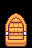

The image is a tile-based game level rendered from a .tmx file. Its description and complete source (layers, tilesets, objects, tile grids) follow:
An orthogonal 2x3 tile map with 16x16 px tiles, 2 tile layers (moving, idle) and 2 objects.

<map version="1.10" tiledversion="1.12.1" orientation="orthogonal" renderorder="right-down" width="2" height="3" tilewidth="16" tileheight="16" infinite="0" nextlayerid="5" nextobjectid="3">
 <tileset firstgid="1" source="../maps/tilesets/Beach_Objects_Normal.tsx" />
 <layer id="1" name="moving" width="2" height="3">
  <data encoding="csv">
187,188,
203,204,
219,220
</data>
 </layer>
 <layer id="2" name="idle" width="2" height="3">
  <data encoding="csv">
187,188,
203,204,
219,220
</data>
 </layer>
 <objectgroup id="3" name="boat-hitbox">
  <object id="1" x="0" y="0" width="32" height="48" />
 </objectgroup>
 <objectgroup id="4" name="helm">
  <object id="2" x="8.375" y="27.625" width="16" height="16" />
 </objectgroup>
</map>
